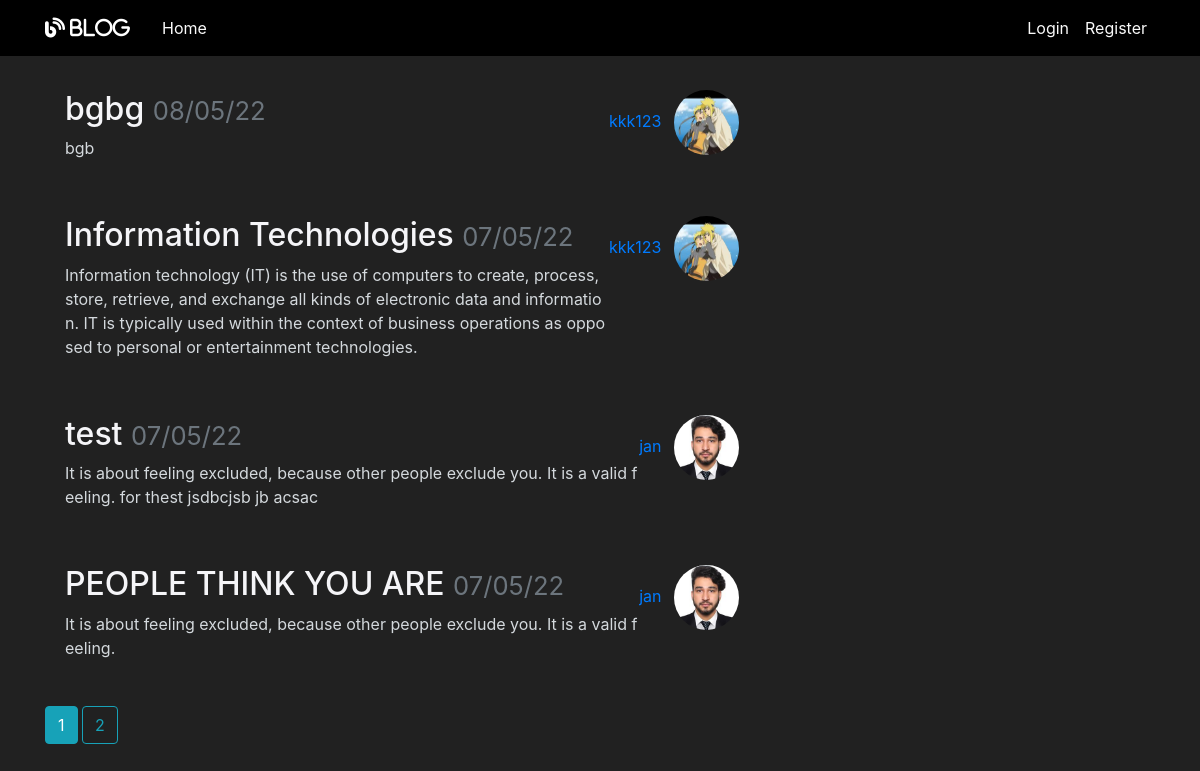
Page /home on the earlier database version.
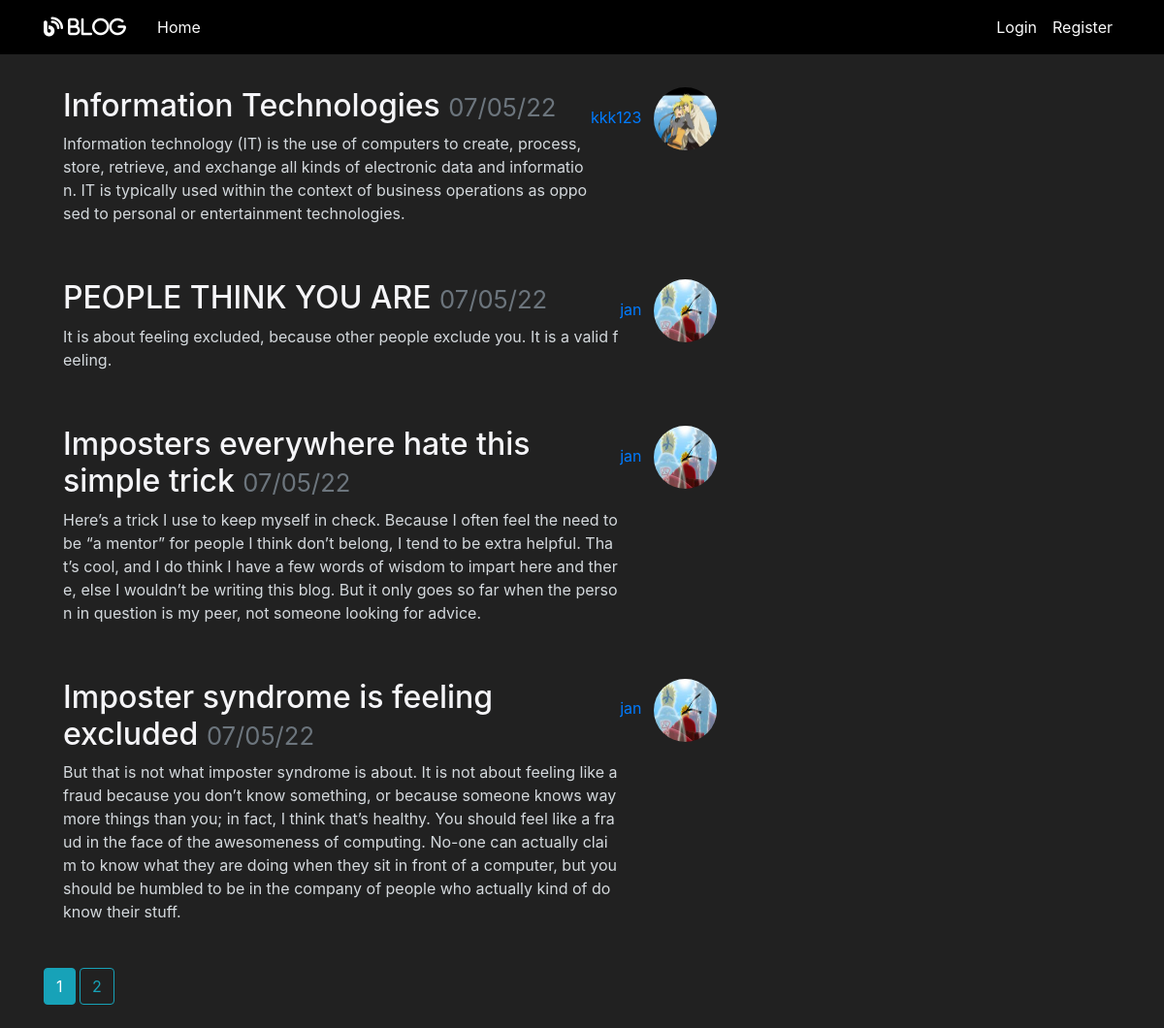
Same page on the later database version.
### flaskblog/models.py (models this page shows, shortened)
class Post(db.Model):
    id = db.Column(db.Integer, primary_key=True)
    title = db.Column(db.String(100), nullable=False)
    date_posted = db.Column(db.DateTime, nullable=False, default=datetime.now())
    content = db.Column(db.Text, nullable=False)
    user_id = db.Column(db.Integer, db.ForeignKey('user.id'), nullable=False)
    likes = db.relationship('PostLike', backref='post', lazy='dynamic')
    is_approved = db.Column(db.Boolean, default=False)
    image_file = db.Column(db.String(20), nullable=False, default='default.jpg')

class User(db.Model, UserMixin):
    id = db.Column(db.Integer, primary_key=True)
    username = db.Column(db.String(20), unique=True, nullable=False)
    role=db.Column(db.Integer,nullable=False,default=3)
    email = db.Column(db.String(120), unique=True, nullable=False)
    image_file = db.Column(db.String(20), nullable=False, default='default.jpg')
    password = db.Column(db.String(60), nullable=False)
    posts = db.relationship('Post', backref='author', lazy=True)
    liked = db.relationship('PostLike',foreign_keys='PostLike.user_id',
    backref='user', lazy='dynamic')

### flaskblog/routes.py (the view)
@app.route("/")
@app.route("/home")
def home():
    page = request.args.get('page', 1, type=int)
    posts = Post.query.filter_by(is_approved=True).order_by(
        Post.date_posted.desc()).paginate(page=page, per_page=4)
    return render_template('home.html', posts=posts)

### flaskblog/templates/home.html
{% extends "layout.html" %}
{% block content %}
    {% for post in posts.items %}
        <article class="media content-section">
          <div class="media-body">
            <h2><a class="article-title"
              href="{{url_for('post',post_id=post.id)}}">{{ post.title }}
              <small class="text-muted">{{ post.date_posted.strftime('%d/%m/%y') }}</small>
            </a></h2>
            <p class="article-content">{{ post.content }}</p>
          </div>
          <div class="article-metadata">
            <a class="mr-2" href="#">{{ post.author.username }}</a>
            <img class="rounded-circle article-img"
            src=" {{ url_for('static',filename='profile_pics/' + post.author.image_file )}}">
          </div>
        </article>
    {% endfor %}
    {% for page_num in posts.iter_pages( left_edge=1, right_edge=1,
      left_current=1, right_current=2 ) %} {% if page_num %} {% if posts.page ==page_num %}
      <a class="btn btn-info mb-4" href="{{ url_for('home', page=page_num) }}">
        {{ page_num }}</a>
        {% else %}
      <a class="btn btn-outline-info mb-4"
        href="{{ url_for('home', page=page_num) }}">
        {{ page_num }}</a>
        {% endif %} {% else %} ... {% endif %} {% endfor %}
{% endblock content %}

### flaskblog/templates/layout.html (shortened to what this page needs)
<!DOCTYPE html>
<html>
<head>
    <link rel="stylesheet" href="https://maxcdn.bootstrapcdn.com/bootstrap/4.0.0/css/bootstrap.min.css"
>
    <link rel="stylesheet" type="text/css" href="{{ url_for('static', filename='main.css') }}">
</head>
<body>
    <header class="site-header">
      <nav class="navbar navbar-expand-md navbar-dark bg-steel fixed-top">
        <div class="container">
          <a class="navbar-brand mr-4" href="/"> <i class="fas fa-blog"> Blog </i></a>
          <div class="collapse navbar-collapse" id="navbarToggle">
            <div class="navbar-nav mr-auto">
              <a class="nav-item nav-link" href="{{ url_for('home') }}">Home</a>
            </div>
            </div>
            <div class="navbar-nav">
              {% if current_user.is_authenticated  and (current_user.role==1) %}
              <a class="nav-item nav-link" href="{{ url_for('approvals') }}">Approve</a>
                <a class="nav-item nav-link" href="{{ url_for('new_post') }}">New Post</a>
                <a class="nav-item nav-link" href="{{ url_for('account') }}">Account</a>
                <a class="nav-item nav-link" href="{{ url_for('logout') }}">Logout</a>
               {% elif current_user.is_authenticated  and ( current_user.role==2) %}
                <a class="nav-item nav-link" href="{{ url_for('new_post') }}">New Post</a>
                <a class="nav-item nav-link" href="{{ url_for('account') }}">Account</a>
                <a class="nav-item nav-link" href="{{ url_for('logout') }}">Logout</a>
                {% elif current_user.is_authenticated  and ( current_user.role==3) %}
                <a class="nav-item nav-link" href="{{ url_for('logout') }}">Logout</a>
              {% else %}
              <a class="nav-item nav-link" href="{{ url_for('login') }}">Login</a>
              <a class="nav-item nav-link" href="{{ url_for('register') }}">Register</a>
              {%endif%}
            </div>
          </div>
      </nav>
    </header>
    <main role="main" class="container">
      <div class="row">
        <div class="col-md-8">
          {% block content %}{% endblock %}
        </div>
     </div>
    </main>
</body>
</html>

### flaskblog/static/main.css (style rules this page uses)
body { background: #fafafa; color: #333333; margin-top: 5rem; }
h1, h2, h3, h4, h5, h6 { color: #444444; }
.bg-steel { background-color: rgb(0, 0, 0); }
.site-header .navbar-nav .nav-link { color: #fafafa; }
.content-section { color: #d4d9dd; padding: 10px 20px; border-radius: 5px; margin-bottom: 20px; }
.article-title { color: #f5f5f8; }
.article-content { white-space: pre-line; word-break: break-all; }
.article-img { height: 65px; width: 65px; margin-right: 16px; }
.article-metadata { padding-bottom: 1px; margin-bottom: 4px; }

### flaskblog/templates/layout.html (style rules this page uses)
body { background-color: #212121; color: white }

Differences in the rows shown:
removed Post: title "bgbg", date_posted "08/05/22", content "bgb", author.username "kkk123", image_file (picture)
removed Post: title "test", date_posted "07/05/22", content "It is about feeling excluded, because other people exclude you. It is a valid feeling. for thest jsdbcjsb jb acsac", author.username "jan", image_file (picture)
changed through a linked row, Post "PEOPLE THINK YOU ARE": image_file: a different picture
now on this page (row unchanged): Post: title "Imposters everywhere hate this simple trick", date_posted "07/05/22", content "Here’s a trick I use to keep myself in check. Because I often feel the need to be “a mentor” for people I think don’t belong, I tend to be extra helpful. That’s cool, and I do think I have a few words of wisdom to impart here and there, else I wouldn’t be writing this blog. But it only goes so far when the person in question is my peer, not someone looking for advice.", author.username "jan", image_file (picture)
now on this page (row unchanged): Post: title "Imposter syndrome is feeling excluded", date_posted "07/05/22", content "But that is not what imposter syndrome is about. It is not about feeling like a fraud because you don’t know something, or because someone knows way more things than you; in fact, I think that’s healthy. You should feel like a fraud in the face of the awesomeness of computing. No-one can actually claim to know what they are doing when they sit in front of a computer, but you should be humbled to be in the company of people who actually kind of do know their stuff.", author.username "jan", image_file (picture)
